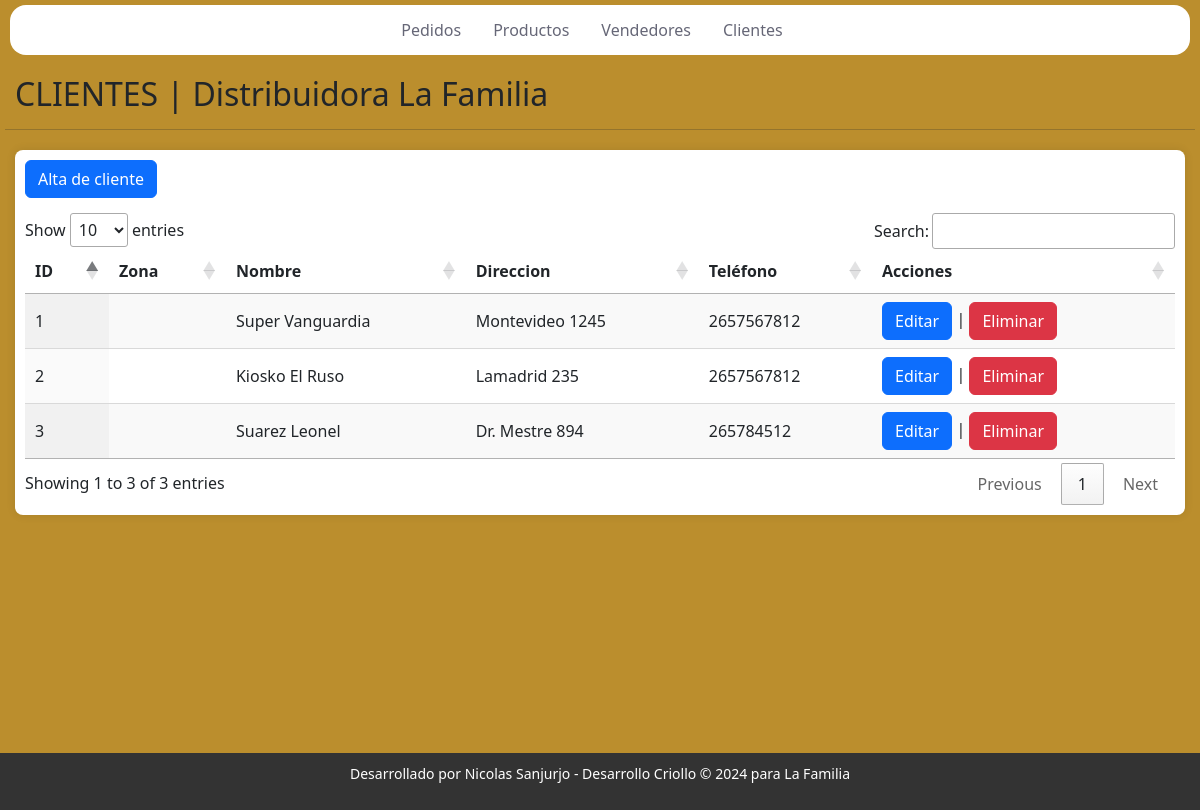
Screenshot of /gestion/clientes/ with the database file from the repository.
### gestion/models.py (models this page shows, shortened)
class Cliente(models.Model):
    nombre = models.CharField(max_length=30)
    direccion = models.CharField(max_length=30)
    telefono = models.IntegerField(null=True)

### gestion/views.py (the view)
# urls.py: path('clientes/', ClienteListView.as_view(), name='Clientes'),
class ClienteListView(ListView):
    model = Cliente
    template_name = 'gestion/cli.html'
    context_object_name = 'clientes'

### templates/gestion/cli.html (shortened to what this page needs)
{% extends "gestion/index.html" %}
{% load static %}
{% block content %}
<h2>CLIENTES | Distribuidora La Familia</h2>
<HR></HR>
<div id="contenedor">
    <a class="btn btn-primary alta" href="{% url 'Cli-Add' %}" role="button">Alta de cliente</a>
    <table id="myTable" class="display">
        <thead>
        <tr>
            <th>ID</th>
            <th>Zona</th>
            <th>Nombre</th>
            <th>Direccion</th>
            <th>Teléfono</th>
            <th>Acciones</th>
        </tr>
        </thead>
        <tbody>
            {% for cliente in clientes %}
            <tr>
                <td>{{ cliente.pk }}</td>
                <td>{{ cliente.zona }}</td>
                <td>{{ cliente.nombre }}</td>
                <td>{{ cliente.direccion }}</td>
                <td>{{ cliente.telefono }}</td>
                <td>
                    <a class="btn btn-primary" href="{% url 'Cli-Edit' cliente.pk %}">Editar</a>
                    |
                    <a class="btn btn-danger" href="{% url 'Cli-Delete' cliente.pk %}">Eliminar</a>
                </td>
            </tr>
            {% endfor %}
        </tbody>
    </table>
</div>
{% endblock %}

### static/css/index.css (style rules this page uses)
body { position: relative; background-color: #bb8e2d ; margin: 5px; min-height: 100vh; }
h2 { margin-left: 10px; margin-top: 20px; }
.alta { margin-bottom: 15px; }
#contenedor { margin-top: 20px; margin-left: 10px; margin-right: 10px; background-color: #fff; border-radius: 8px; box-shadow: 0px 0px 10px rgba(0, 0, 0, 0.1); overflow-x: auto; padding: 10px; margin-bottom: 80px; }
#myTable { width: 100%; max-width: 100%; table-layout: auto; }
#myTable th, #myTable td { white-space: nowrap; overflow: hidden; text-overflow: ellipsis; }

### rows the page displays
Cliente: pk "1", nombre "Super Vanguardia", direccion "Montevideo 1245", telefono "2657567812"
Cliente: pk "2", nombre "Kiosko El Ruso", direccion "Lamadrid 235", telefono "2657567812"
Cliente: pk "3", nombre "Suarez Leonel", direccion "Dr. Mestre 894", telefono "265784512"
